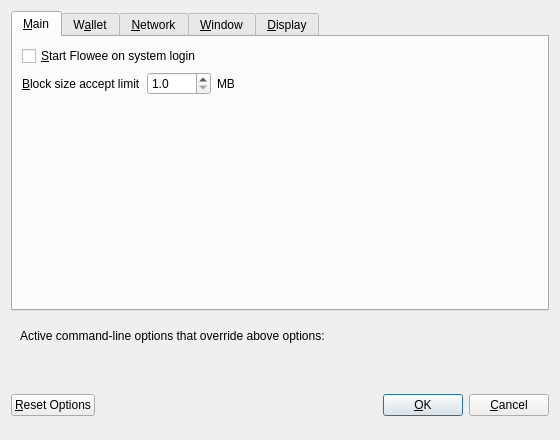
<?xml version="1.0" encoding="UTF-8"?>
<ui version="4.0">
 <class>OptionsDialog</class>
 <widget class="QDialog" name="OptionsDialog">
  <property name="geometry">
   <rect>
    <x>0</x>
    <y>0</y>
    <width>560</width>
    <height>440</height>
   </rect>
  </property>
  <property name="windowTitle">
   <string>Options</string>
  </property>
  <property name="modal">
   <bool>true</bool>
  </property>
  <layout class="QVBoxLayout" name="verticalLayout">
   <item>
    <widget class="QTabWidget" name="tabWidget">
     <property name="currentIndex">
      <number>0</number>
     </property>
     <widget class="QWidget" name="tabMain">
      <attribute name="title">
       <string>&amp;Main</string>
      </attribute>
      <layout class="QVBoxLayout" name="verticalLayout_Main">
       <item>
        <widget class="QCheckBox" name="bitcoinAtStartup">
         <property name="toolTip">
          <string>Automatically start Flowee after logging in to the system.</string>
         </property>
         <property name="text">
          <string>&amp;Start Flowee on system login</string>
         </property>
        </widget>
       </item>
       <item>
        <layout class="QHBoxLayout" name="horizontalLayout_4_Main">
         <item>
          <widget class="QLabel" name="blockSizeAcceptLimitLabel">
           <property name="text">
            <string>&amp;Block size accept limit</string>
           </property>
           <property name="textFormat">
            <enum>Qt::PlainText</enum>
           </property>
           <property name="buddy">
            <cstring>blockSizeAcceptLimit</cstring>
           </property>
          </widget>
         </item>
         <item>
          <widget class="QDoubleSpinBox" name="blockSizeAcceptLimit">
            <property name="toolTip">
             <string>This node will not accept blocks larger than this limit.</string>
            </property>
            <property name="decimals">
             <number>1</number>
            </property>
            <property name="minimum">
             <number>1</number>
            </property>
            <property name="maximum">
             <number>2147</number>
            </property>
          </widget>
         </item>
         <item>
          <widget class="QLabel" name="blockSizeAcceptLimitUnitLabel">
           <property name="text">
            <string>MB</string>
           </property>
           <property name="textFormat">
            <enum>Qt::PlainText</enum>
           </property>
          </widget>
         </item>
         <item>
          <spacer name="horizontalSpacer_4_Main">
           <property name="orientation">
            <enum>Qt::Horizontal</enum>
           </property>
           <property name="sizeHint" stdset="0">
            <size>
             <width>40</width>
             <height>20</height>
            </size>
           </property>
          </spacer>
         </item>
        </layout>
       </item>
       <item>
        <spacer name="verticalSpacer_Main">
         <property name="orientation">
          <enum>Qt::Vertical</enum>
         </property>
         <property name="sizeHint" stdset="0">
          <size>
           <width>20</width>
           <height>40</height>
          </size>
         </property>
        </spacer>
       </item>
      </layout>
     </widget>
     <widget class="QWidget" name="tabWallet">
      <attribute name="title">
       <string>W&amp;allet</string>
      </attribute>
      <layout class="QVBoxLayout" name="verticalLayout_Wallet">
       <item>
        <widget class="QGroupBox" name="groupBox">
         <property name="title">
          <string>Expert</string>
         </property>
         <layout class="QVBoxLayout" name="verticalLayout_2">
          <item>
           <widget class="QCheckBox" name="coinControlFeatures">
            <property name="toolTip">
             <string>Whether to show coin control features or not.</string>
            </property>
            <property name="text">
             <string>Enable coin &amp;control features</string>
            </property>
           </widget>
          </item>
          <item>
           <widget class="QCheckBox" name="spendZeroConfChange">
            <property name="toolTip">
             <string>If you disable the spending of unconfirmed change, the change from a transaction cannot be used until that transaction has at least one confirmation. This also affects how your balance is computed.</string>
            </property>
            <property name="text">
             <string>&amp;Spend unconfirmed change</string>
            </property>
           </widget>
          </item>
         </layout>
        </widget>
       </item>
       <item>
        <spacer name="verticalSpacer_Wallet">
         <property name="orientation">
          <enum>Qt::Vertical</enum>
         </property>
         <property name="sizeHint" stdset="0">
          <size>
           <width>20</width>
           <height>40</height>
          </size>
         </property>
        </spacer>
       </item>
      </layout>
     </widget>
     <widget class="QWidget" name="tabNetwork">
      <attribute name="title">
       <string>&amp;Network</string>
      </attribute>
      <layout class="QVBoxLayout" name="verticalLayout_Network">
       <item>
        <widget class="QCheckBox" name="mapPortUpnp">
         <property name="toolTip">
          <string>Automatically open the Bitcoin client port on the router. This only works when your router supports UPnP and it is enabled.</string>
         </property>
         <property name="text">
          <string>Map port using &amp;UPnP</string>
         </property>
        </widget>
       </item>
       <item>
        <widget class="QCheckBox" name="allowIncoming">
         <property name="toolTip">
          <string>Accept connections from outside</string>
         </property>
         <property name="text">
          <string>Allow incoming connections</string>
         </property>
        </widget>
       </item>
       <item>
        <widget class="QCheckBox" name="connectSocks">
         <property name="toolTip">
          <string>Connect to the Bitcoin network through a SOCKS5 proxy.</string>
         </property>
         <property name="text">
          <string>&amp;Connect through SOCKS5 proxy (default proxy):</string>
         </property>
        </widget>
       </item>
       <item>
        <layout class="QHBoxLayout" name="horizontalLayout_1_Network">
         <item>
          <widget class="QLabel" name="proxyIpLabel">
           <property name="text">
            <string>Proxy &amp;IP:</string>
           </property>
           <property name="textFormat">
            <enum>Qt::PlainText</enum>
           </property>
           <property name="buddy">
            <cstring>proxyIp</cstring>
           </property>
          </widget>
         </item>
         <item>
          <widget class="QValidatedLineEdit" name="proxyIp">
           <property name="minimumSize">
            <size>
             <width>140</width>
             <height>0</height>
            </size>
           </property>
           <property name="maximumSize">
            <size>
             <width>140</width>
             <height>16777215</height>
            </size>
           </property>
           <property name="toolTip">
            <string>IP address of the proxy (e.g. IPv4: 127.0.0.1 / IPv6: ::1)</string>
           </property>
          </widget>
         </item>
         <item>
          <widget class="QLabel" name="proxyPortLabel">
           <property name="text">
            <string>&amp;Port:</string>
           </property>
           <property name="textFormat">
            <enum>Qt::PlainText</enum>
           </property>
           <property name="buddy">
            <cstring>proxyPort</cstring>
           </property>
          </widget>
         </item>
         <item>
          <widget class="QLineEdit" name="proxyPort">
           <property name="minimumSize">
            <size>
             <width>55</width>
             <height>0</height>
            </size>
           </property>
           <property name="maximumSize">
            <size>
             <width>55</width>
             <height>16777215</height>
            </size>
           </property>
           <property name="toolTip">
            <string>Port of the proxy (e.g. 9050)</string>
           </property>
          </widget>
         </item>
         <item>
          <spacer name="horizontalSpacer_1_Network">
           <property name="orientation">
            <enum>Qt::Horizontal</enum>
           </property>
           <property name="sizeHint" stdset="0">
            <size>
             <width>40</width>
             <height>20</height>
            </size>
           </property>
          </spacer>
         </item>
        </layout>
       </item>
       <item>
        <layout class="QHBoxLayout" name="horizontalLayout_2_Network">
         <item>
          <widget class="QLabel" name="proxyActiveNets">
           <property name="text">
            <string>Used for reaching peers via:</string>
           </property>
           <property name="textFormat">
            <enum>Qt::PlainText</enum>
           </property>
          </widget>
         </item>
         <item>
          <widget class="QCheckBox" name="proxyReachIPv4">
           <property name="enabled">
            <bool>false</bool>
           </property>
           <property name="toolTip">
            <string>Shows, if the supplied default SOCKS5 proxy is used to reach peers via this network type.</string>
           </property>
           <property name="text">
            <string/>
           </property>
          </widget>
         </item>
         <item>
          <widget class="QLabel" name="proxyReachIPv4Label">
           <property name="text">
            <string>IPv4</string>
           </property>
           <property name="textFormat">
            <enum>Qt::PlainText</enum>
           </property>
          </widget>
         </item>
         <item>
          <widget class="QCheckBox" name="proxyReachIPv6">
           <property name="enabled">
            <bool>false</bool>
           </property>
           <property name="toolTip">
            <string>Shows, if the supplied default SOCKS5 proxy is used to reach peers via this network type.</string>
           </property>
           <property name="text">
            <string/>
           </property>
          </widget>
         </item>
         <item>
          <widget class="QLabel" name="proxyReachIPv6Label">
           <property name="text">
            <string>IPv6</string>
           </property>
           <property name="textFormat">
            <enum>Qt::PlainText</enum>
           </property>
          </widget>
         </item>
         <item>
          <widget class="QCheckBox" name="proxyReachTor">
           <property name="enabled">
            <bool>false</bool>
           </property>
           <property name="toolTip">
            <string>Shows, if the supplied default SOCKS5 proxy is used to reach peers via this network type.</string>
           </property>
           <property name="text">
            <string/>
           </property>
          </widget>
         </item>
         <item>
          <widget class="QLabel" name="proxyReachTorLabel">
           <property name="text">
            <string>Tor</string>
           </property>
           <property name="textFormat">
            <enum>Qt::PlainText</enum>
           </property>
          </widget>
         </item>
         <item>
          <spacer name="horizontalSpacer_2_Network">
           <property name="orientation">
            <enum>Qt::Horizontal</enum>
           </property>
           <property name="sizeHint" stdset="0">
            <size>
             <width>40</width>
             <height>20</height>
            </size>
           </property>
          </spacer>
         </item>
        </layout>
       </item>
       <item>
        <widget class="QCheckBox" name="connectSocksTor">
         <property name="toolTip">
          <string>Connect to the Bitcoin network through a separate SOCKS5 proxy for Tor hidden services.</string>
         </property>
         <property name="text">
          <string>Use separate SOCKS5 proxy to reach peers via Tor hidden services:</string>
         </property>
        </widget>
       </item>
       <item>
        <layout class="QHBoxLayout" name="horizontalLayout_3_Network">
         <item>
          <widget class="QLabel" name="proxyIpTorLabel">
           <property name="text">
            <string>Proxy &amp;IP:</string>
           </property>
           <property name="textFormat">
            <enum>Qt::PlainText</enum>
           </property>
           <property name="buddy">
            <cstring>proxyIpTor</cstring>
           </property>
          </widget>
         </item>
         <item>
          <widget class="QValidatedLineEdit" name="proxyIpTor">
           <property name="minimumSize">
            <size>
             <width>140</width>
             <height>0</height>
            </size>
           </property>
           <property name="maximumSize">
            <size>
             <width>140</width>
             <height>16777215</height>
            </size>
           </property>
           <property name="toolTip">
            <string>IP address of the proxy (e.g. IPv4: 127.0.0.1 / IPv6: ::1)</string>
           </property>
          </widget>
         </item>
         <item>
          <widget class="QLabel" name="proxyPortTorLabel">
           <property name="text">
            <string>&amp;Port:</string>
           </property>
           <property name="textFormat">
            <enum>Qt::PlainText</enum>
           </property>
           <property name="buddy">
            <cstring>proxyPortTor</cstring>
           </property>
          </widget>
         </item>
         <item>
          <widget class="QLineEdit" name="proxyPortTor">
           <property name="minimumSize">
            <size>
             <width>55</width>
             <height>0</height>
            </size>
           </property>
           <property name="maximumSize">
            <size>
             <width>55</width>
             <height>16777215</height>
            </size>
           </property>
           <property name="toolTip">
            <string>Port of the proxy (e.g. 9050)</string>
           </property>
          </widget>
         </item>
         <item>
          <spacer name="horizontalSpacer_4_Network">
           <property name="orientation">
            <enum>Qt::Horizontal</enum>
           </property>
           <property name="sizeHint" stdset="0">
            <size>
             <width>40</width>
             <height>20</height>
            </size>
           </property>
          </spacer>
         </item>
        </layout>
       </item>
       <item>
        <spacer name="verticalSpacer_Network">
         <property name="orientation">
          <enum>Qt::Vertical</enum>
         </property>
         <property name="sizeHint" stdset="0">
          <size>
           <width>20</width>
           <height>40</height>
          </size>
         </property>
        </spacer>
       </item>
      </layout>
     </widget>
     <widget class="QWidget" name="tabWindow">
      <attribute name="title">
       <string>&amp;Window</string>
      </attribute>
      <layout class="QVBoxLayout" name="verticalLayout_Window">
       <item>
        <widget class="QCheckBox" name="minimizeToTray">
         <property name="toolTip">
          <string>Show only a tray icon after minimizing the window.</string>
         </property>
         <property name="text">
          <string>&amp;Minimize to the tray instead of the taskbar</string>
         </property>
        </widget>
       </item>
       <item>
        <widget class="QCheckBox" name="minimizeOnClose">
         <property name="toolTip">
          <string>Minimize instead of exit the application when the window is closed. When this option is enabled, the application will be closed only after selecting Exit in the menu.</string>
         </property>
         <property name="text">
          <string>M&amp;inimize on close</string>
         </property>
        </widget>
       </item>
       <item>
        <spacer name="verticalSpacer_Window">
         <property name="orientation">
          <enum>Qt::Vertical</enum>
         </property>
         <property name="sizeHint" stdset="0">
          <size>
           <width>20</width>
           <height>40</height>
          </size>
         </property>
        </spacer>
       </item>
      </layout>
     </widget>
     <widget class="QWidget" name="tabDisplay">
      <attribute name="title">
       <string>&amp;Display</string>
      </attribute>
      <layout class="QVBoxLayout" name="verticalLayout_Display">
       <item>
        <layout class="QHBoxLayout" name="horizontalLayout_1_Display">
         <item>
          <widget class="QLabel" name="langLabel">
           <property name="text">
            <string>User Interface &amp;language:</string>
           </property>
           <property name="textFormat">
            <enum>Qt::PlainText</enum>
           </property>
           <property name="buddy">
            <cstring>lang</cstring>
           </property>
          </widget>
         </item>
         <item>
          <widget class="QValueComboBox" name="lang">
           <property name="toolTip">
            <string>The user interface language can be set here. This setting will take effect after restarting the hub.</string>
           </property>
          </widget>
         </item>
        </layout>
       </item>
       <item>
        <layout class="QHBoxLayout" name="horizontalLayout_2_Display">
         <item>
          <widget class="QLabel" name="unitLabel">
           <property name="text">
            <string>&amp;Unit to show amounts in:</string>
           </property>
           <property name="textFormat">
            <enum>Qt::PlainText</enum>
           </property>
           <property name="buddy">
            <cstring>unit</cstring>
           </property>
          </widget>
         </item>
         <item>
          <widget class="QValueComboBox" name="unit">
           <property name="toolTip">
            <string>Choose the default subdivision unit to show in the interface and when sending coins.</string>
           </property>
          </widget>
         </item>
        </layout>
       </item>
       <item>
        <layout class="QHBoxLayout" name="horizontalLayout_3_Display">
         <item>
          <widget class="QLabel" name="thirdPartyTxUrlsLabel">
           <property name="toolTip">
            <string>Third party URLs (e.g. a block explorer) that appear in the transactions tab as context menu items. %s in the URL is replaced by transaction hash. Multiple URLs are separated by vertical bar |.</string>
           </property>
           <property name="text">
            <string>Third party transaction URLs</string>
           </property>
           <property name="buddy">
            <cstring>thirdPartyTxUrls</cstring>
           </property>
          </widget>
         </item>
         <item>
          <widget class="QLineEdit" name="thirdPartyTxUrls">
           <property name="toolTip">
            <string>Third party URLs (e.g. a block explorer) that appear in the transactions tab as context menu items. %s in the URL is replaced by transaction hash. Multiple URLs are separated by vertical bar |.</string>
           </property>
          </widget>
         </item>
        </layout>
       </item>
       <item>
        <spacer name="verticalSpacer_Display">
         <property name="orientation">
          <enum>Qt::Vertical</enum>
         </property>
         <property name="sizeHint" stdset="0">
          <size>
           <width>20</width>
           <height>40</height>
          </size>
         </property>
        </spacer>
       </item>
      </layout>
     </widget>
    </widget>
   </item>
   <item>
    <widget class="QFrame" name="frame">
     <layout class="QVBoxLayout" name="verticalLayout_Bottom">
      <item>
       <layout class="QHBoxLayout" name="horizontalLayout_Bottom">
        <item>
         <widget class="QLabel" name="overriddenByCommandLineInfoLabel">
          <property name="text">
           <string>Active command-line options that override above options:</string>
          </property>
          <property name="textFormat">
           <enum>Qt::PlainText</enum>
          </property>
         </widget>
        </item>
        <item>
         <spacer name="horizontalSpacer_Bottom">
          <property name="orientation">
           <enum>Qt::Horizontal</enum>
          </property>
          <property name="sizeHint" stdset="0">
           <size>
            <width>40</width>
            <height>20</height>
           </size>
          </property>
         </spacer>
        </item>
       </layout>
      </item>
      <item>
       <widget class="QLabel" name="overriddenByCommandLineLabel">
        <property name="text">
         <string/>
        </property>
        <property name="textFormat">
         <enum>Qt::PlainText</enum>
        </property>
        <property name="wordWrap">
         <bool>true</bool>
        </property>
       </widget>
      </item>
     </layout>
    </widget>
   </item>
   <item>
    <layout class="QHBoxLayout" name="horizontalLayout_Buttons">
     <item>
      <widget class="QPushButton" name="resetButton">
       <property name="toolTip">
        <string>Reset all client options to default.</string>
       </property>
       <property name="text">
        <string>&amp;Reset Options</string>
       </property>
       <property name="autoDefault">
        <bool>false</bool>
       </property>
      </widget>
     </item>
     <item>
      <spacer name="horizontalSpacer_1">
       <property name="orientation">
        <enum>Qt::Horizontal</enum>
       </property>
       <property name="sizeHint" stdset="0">
        <size>
         <width>40</width>
         <height>48</height>
        </size>
       </property>
      </spacer>
     </item>
     <item>
      <widget class="QLabel" name="statusLabel">
       <property name="minimumSize">
        <size>
         <width>200</width>
         <height>0</height>
        </size>
       </property>
       <property name="font">
        <font>
         <weight>75</weight>
         <bold>true</bold>
        </font>
       </property>
       <property name="text">
        <string/>
       </property>
       <property name="textFormat">
        <enum>Qt::PlainText</enum>
       </property>
       <property name="wordWrap">
        <bool>true</bool>
       </property>
      </widget>
     </item>
     <item>
      <spacer name="horizontalSpacer_2">
       <property name="orientation">
        <enum>Qt::Horizontal</enum>
       </property>
       <property name="sizeHint" stdset="0">
        <size>
         <width>40</width>
         <height>48</height>
        </size>
       </property>
      </spacer>
     </item>
     <item>
      <widget class="QPushButton" name="okButton">
       <property name="text">
        <string>&amp;OK</string>
       </property>
       <property name="autoDefault">
        <bool>false</bool>
       </property>
       <property name="default">
        <bool>true</bool>
       </property>
      </widget>
     </item>
     <item>
      <widget class="QPushButton" name="cancelButton">
       <property name="text">
        <string>&amp;Cancel</string>
       </property>
       <property name="autoDefault">
        <bool>false</bool>
       </property>
      </widget>
     </item>
    </layout>
   </item>
  </layout>
 </widget>
 <customwidgets>
  <customwidget>
   <class>QValidatedLineEdit</class>
   <extends>QLineEdit</extends>
   <header>qvalidatedlineedit.h</header>
  </customwidget>
  <customwidget>
   <class>QValueComboBox</class>
   <extends>QComboBox</extends>
   <header>qvaluecombobox.h</header>
  </customwidget>
 </customwidgets>
 <resources/>
 <connections/>
</ui>
